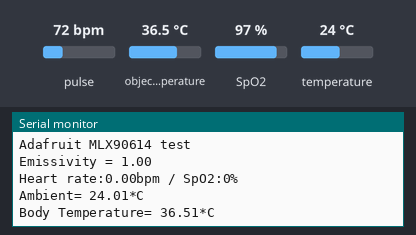
This sketch was run on a simulated Arduino Uno, built with avr-gcc and run on an emulated ATmega328P. Parts: the last lines printed to the serial monitor. The test bench sets the inputs (shaded band); at power-on: pulse 72 bpm, object temperature 36.5 °C, SpO2 97 %, temperature 24 °C.

Above: at 1.2 s.
1.3 s: pulse set to 42 bpm
2.8 s: object temperature set to 20 °C
At 3.9 s:
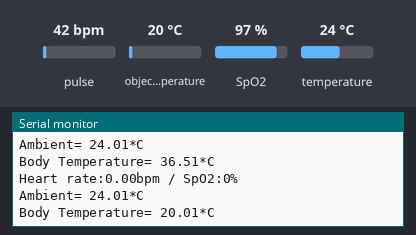
4.3 s: SpO2 set to 80 %
At 5.6 s:
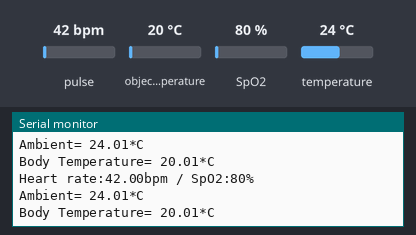
5.8 s: temperature set to 12 °C
At 6.9 s:
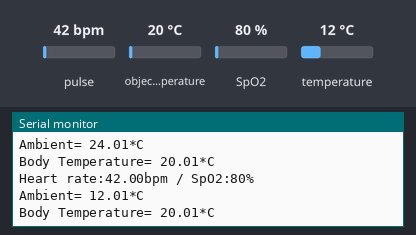
Timing chart, 0 to 8.3 s (numbered marks = the images above; inputs shaded):
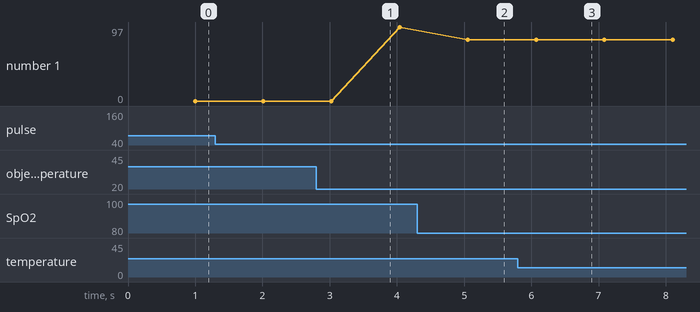

Measured:
- after the input at 2.8 s, the serial monitor: prints a new line after 0.28 s (image 1)
- after the input at 4.3 s, the serial monitor: prints a new line after 0.75 s (image 2)
- after the input at 5.8 s, the serial monitor: prints a new line after 0.30 s (image 3)
- plotted number 1: 97 → 80 after the input at 4.3 s

The sketch:

sketch_feb27a.ino
```cpp
#include <Wire.h>
#include "MAX30100_PulseOximeter.h"
#include <Adafruit_MLX90614.h>
#include <string.h>

#define I2C_SDA 21
#define I2C_SCL 22
#define REPORTING_PERIOD_MS 1000

uint8_t bm280_address = 0x76;
uint8_t max30100_address = 0x57;
uint8_t irmlx90614_address = 0x5A;
uint32_t tsLastReport = 0;
String heartRate ="";
String spO2 ="";

Adafruit_MLX90614 mlx = Adafruit_MLX90614();
PulseOximeter pox;

void setup() {
  Serial.begin(9600);
  Wire.begin();
  pox.begin();
  Serial.println();

  while (!Serial);
  Serial.println("Adafruit MLX90614 test");
  if (!mlx.begin()) {
    Serial.println("Error connecting to MLX sensor. Check wiring.");
    while (1);
  };
  Serial.print("Emissivity = "); Serial.println(mlx.readEmissivity());
  Serial.println();
  }
void loop() {
  printFreq();
}

void printTemp(){
  Serial.print("Ambient= ");
  Serial.print(mlx.readAmbientTempC());
  Serial.print("*C\nBody Temperature= ");
  Serial.print(mlx.readObjectTempC());
  Serial.println("*C");
  }

void printFreq(){
    pox.update();
    if (millis() - tsLastReport > REPORTING_PERIOD_MS) {
    heartRate=pox.getHeartRate();
    spO2=pox.getSpO2();
    Serial.print("Heart rate:");
    Serial.print(heartRate);
    Serial.print("bpm / SpO2:");
    Serial.print(spO2);
    Serial.println("%");
    Serial.println();
    printTemp();

    /*
    undoing the stored value
    */
    heartRate="";
    spO2="";
    tsLastReport = millis();
  }
}
```
